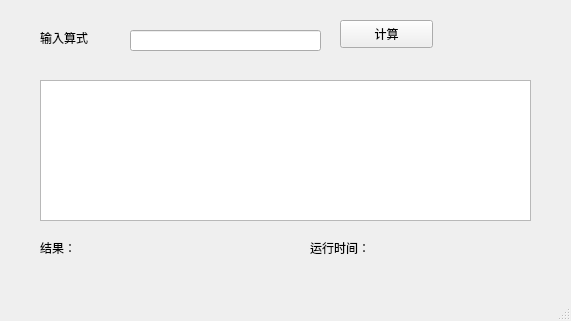
<?xml version="1.0" encoding="UTF-8"?>
<ui version="4.0">
 <class>MainWindow</class>
 <widget class="QMainWindow" name="MainWindow">
  <property name="geometry">
   <rect>
    <x>0</x>
    <y>0</y>
    <width>571</width>
    <height>321</height>
   </rect>
  </property>
  <property name="windowTitle">
   <string>MainWindow</string>
  </property>
  <widget class="QWidget" name="centralwidget">
   <widget class="QLabel" name="equationlabel">
    <property name="geometry">
     <rect>
      <x>40</x>
      <y>30</y>
      <width>68</width>
      <height>15</height>
     </rect>
    </property>
    <property name="text">
     <string>输入算式</string>
    </property>
   </widget>
   <widget class="QTextEdit" name="outputtextEdit">
    <property name="geometry">
     <rect>
      <x>40</x>
      <y>80</y>
      <width>491</width>
      <height>141</height>
     </rect>
    </property>
   </widget>
   <widget class="QPushButton" name="pushButton">
    <property name="geometry">
     <rect>
      <x>340</x>
      <y>20</y>
      <width>93</width>
      <height>28</height>
     </rect>
    </property>
    <property name="text">
     <string>计算</string>
    </property>
   </widget>
   <widget class="QLineEdit" name="inputEdit">
    <property name="geometry">
     <rect>
      <x>130</x>
      <y>30</y>
      <width>191</width>
      <height>21</height>
     </rect>
    </property>
   </widget>
   <widget class="QLabel" name="label">
    <property name="geometry">
     <rect>
      <x>40</x>
      <y>240</y>
      <width>68</width>
      <height>15</height>
     </rect>
    </property>
    <property name="text">
     <string>结果：</string>
    </property>
   </widget>
   <widget class="QLabel" name="result">
    <property name="geometry">
     <rect>
      <x>100</x>
      <y>240</y>
      <width>141</width>
      <height>16</height>
     </rect>
    </property>
    <property name="text">
     <string/>
    </property>
   </widget>
   <widget class="QLabel" name="label_2">
    <property name="geometry">
     <rect>
      <x>310</x>
      <y>240</y>
      <width>68</width>
      <height>15</height>
     </rect>
    </property>
    <property name="text">
     <string>运行时间：</string>
    </property>
   </widget>
   <widget class="QLabel" name="runtime">
    <property name="geometry">
     <rect>
      <x>390</x>
      <y>240</y>
      <width>111</width>
      <height>16</height>
     </rect>
    </property>
    <property name="text">
     <string/>
    </property>
   </widget>
  </widget>
  <widget class="QMenuBar" name="menubar">
   <property name="geometry">
    <rect>
     <x>0</x>
     <y>0</y>
     <width>571</width>
     <height>26</height>
    </rect>
   </property>
  </widget>
  <widget class="QStatusBar" name="statusbar"/>
 </widget>
 <resources/>
 <connections/>
</ui>
